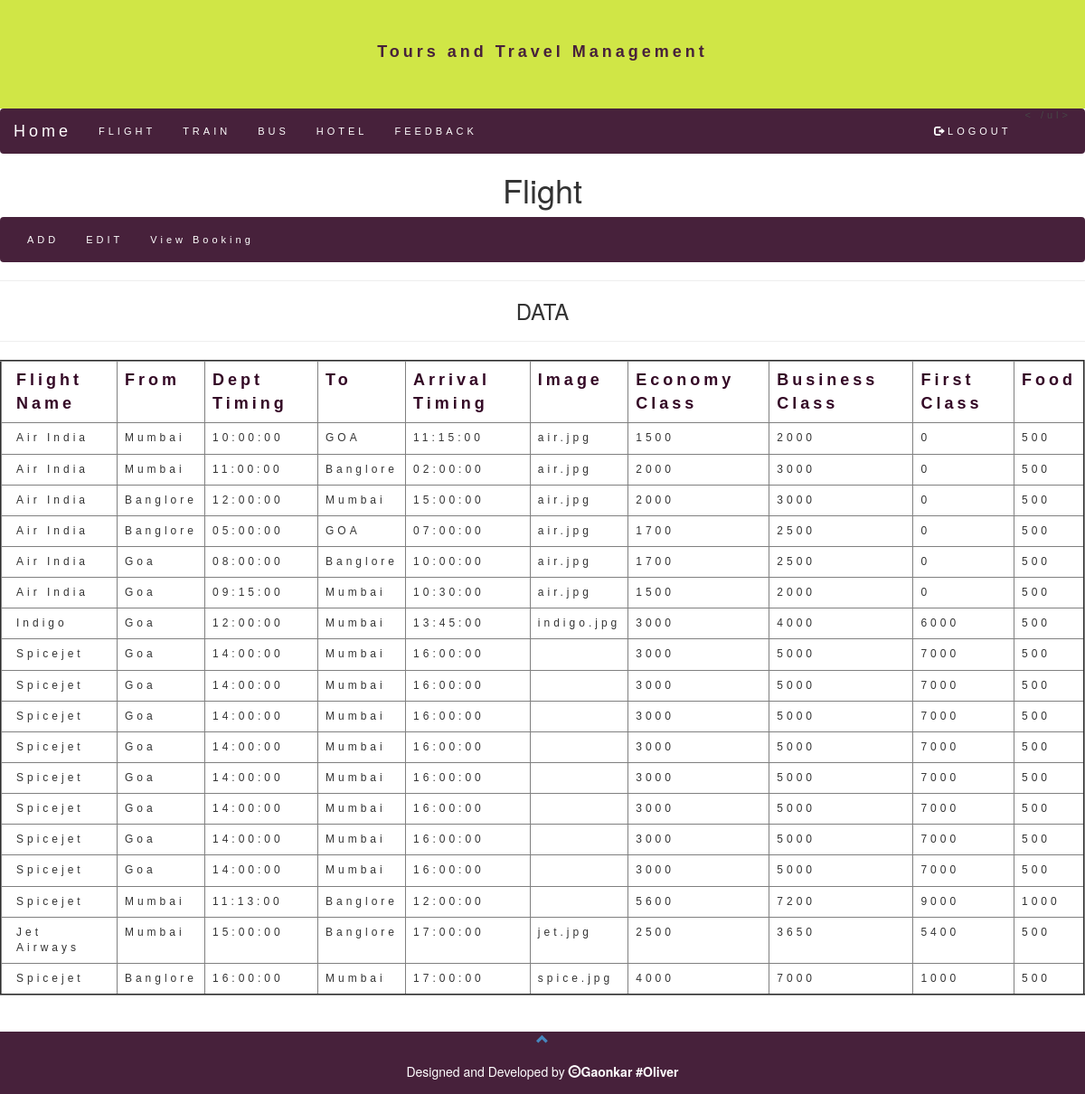
/admin/admineditFlight.php, run on the app's committed database.
### tables this page shows
CREATE TABLE IF NOT EXISTS `add_flight` (
  `FLIGHTNAME` varchar(100) NOT NULL,
  `AFROM` varchar(50) NOT NULL,
  `TAKEOFTIME` time DEFAULT NULL,
  `ATO` varchar(50) NOT NULL,
  `ARRIVALTIME` time DEFAULT NULL,
  `IMAGE` blob NOT NULL,
  `ECONOMY` int(100) DEFAULT NULL,
  `BUSINESS` int(100) DEFAULT NULL,
  `FIRSTCLASS` int(100) DEFAULT NULL,
  `FOOD` int(100) DEFAULT NULL
);

### admin/admineditFlight.php (the view, shortened to what this page needs)
<!DOCTYPE html PUBLIC "-//W3C//DTD HTML 4.01 Transitional//EN" "http://www.w3.org/TR/html4/loose.dtd">
<html>
<head lang="en">
		<link rel="stylesheet" href="https://maxcdn.bootstrapcdn.com/bootstrap/3.3.7/css/bootstrap.min.css">
	</head>
	<body>
		<div class="container-fluid text-center" style="height:120px; background-color:#CBE432; opacity:0.9;">
			<h1 id="mainHeading">Tours and Travel Management</h1>
		</div>
		<nav class="navbar navbar-inverse" data-spy="affix" data-offset-top="118" name="n1">
			<div class="container-fluid">
				<div class="navbar-header">
					<a class="navbar-brand" href="adminHome.php">Home</a>
				</div>
				<div class="collapse navbar-collapse" id="mainNavbar">
					<ul class="nav navbar-nav">
						<li><a href="adminaddFlight.php">FLIGHT</a></li>
						<li><a href="adminaddTrain.php">TRAIN</a></li>
						<li><a href="adminaddBus.php">BUS</a></li>
						<li><a href="adminaddHotel.php">HOTEL</a></li>
						<li><a href="adminFeedback.php">FEEDBACK</a></li>
					</ul>
					<ul class="nav navbar-nav navbar-right">
						<li><a href="logout.php"><span class="glyphicon glyphicon-log-out"></span>LOGOUT</a></li>
				<	/ul>
				</div>
			</div>
		</nav>
		<h1 align="center">Flight</h1>
		<nav class="navbar navbar-inverse" data-spy="affix" data-offset-top="118" name="n1">
			<div class="collapse navbar-collapse" id="mainNavbar">
				<ul class="nav navbar-nav">
					<li><a href="adminaddFlight.php">ADD</a></li>
					<li><a href="admineditFlight.php">EDIT</a></li>
					<li><a href="adminviewFlight.php">View Booking</a></li>
				</ul>
			</div>
		</nav>
		<hr>
		<h3 align="center">DATA</h3>
		<hr>
		<?php
			include ('C:\xampp\htdocs\tour\database\config.php');
			$sql = "SELECT * FROM ADD_FLIGHT";
			$result = $con->query($sql);
			if ($result->num_rows > 0) {
			echo '<table class="w3-table-all w3-xlarge" align="center" border="2">
					<tr id="mainHeading">
					<th>Flight Name</th>
					<th>From</th>
					<th>Dept Timing</th>
					<th>To</th>
					<th>Arrival Timing</th>
					<th>Image</th>
					<th>Economy Class</th>
					<th>Business Class</th>
					<th>First Class</th>
					<th>Food</th>
				</tr>';
				while($row = $result->fetch_assoc()) {
					echo "<tr id='data'>
						<td>".$row['FLIGHTNAME']."</td>
						<td>".$row['AFROM']."</td>
						<td>".$row['TAKEOFTIME']."</td>
						<td>".$row['ATO']."</td>
						<td>".$row['ARRIVALTIME']."</td>
						<td>".$row['IMAGE']."</td>
						<td>".$row['ECONOMY']."</td>
						<td>".$row['BUSINESS']."</td>
						<td>".$row['FIRSTCLASS']."</td>
						<td>".$row['FOOD']."</td>
					</tr>";
				}
				echo "</table>";
			} else {
				echo "0 results";
			}
	?>
		<br>
		<br>
		<footer class="text-center" id="footerID">
			<a href="admineditFlight.php" data-toggle="tooltip" title="TO TOP">
				<span class="glyphicon glyphicon-chevron-up"></span>
			</a><br><br>
			<p>Designed and Developed by  <span class="glyphicon glyphicon-copyright-mark"></span><b>Gaonkar #Oliver</b></p>
		</footer>
	</body>
</html>

### admin/admineditFlight.php (style rules this page uses)
.navbar { font-family:Montserrat, sans-serif; letter-spacing:4px; border:0; font-size:11px; opacity:0.9; background-color:#340926; font-color:red; margin-bottom:0px; z-index: 9999 !important; }
.navbar .navbar-brand { color:white; }
.navbar .collapse li a { color:white; }
body { position:relative; }
#mainHeading { color:#340926; padding-top:28px; letter-spacing:4px; font-family:Montserrat, sans-serif; font-weight:bolder; font-size:18px; }
#footerID { background-color:#340926; padding-bottom:5px; color:white; opacity:0.9; }
.w3-table td,.w3-table th,.w3-table-all td,.w3-table-all th { padding:8px 8px;display:table-cell;text-align:left;vertical-align:top }
.w3-table th:first-child,.w3-table td:first-child,.w3-table-all th:first-child,.w3-table-all td:first-child { padding-left:16px }
#data { padding-top:28px; letter-spacing:4px; font-family:Montserrat, sans-serif; font-size:12px; }

### data on the page
add_flight: FLIGHTNAME "Air India", AFROM "Mumbai", TAKEOFTIME "10:00:00", ATO "GOA", ARRIVALTIME "11:15:00", IMAGE "air.jpg", ECONOMY "1500", BUSINESS "2000", FIRSTCLASS "0", FOOD "500"
add_flight: FLIGHTNAME "Air India", AFROM "Mumbai", TAKEOFTIME "11:00:00", ATO "Banglore", ARRIVALTIME "02:00:00", IMAGE "air.jpg", ECONOMY "2000", BUSINESS "3000", FIRSTCLASS "0", FOOD "500"
add_flight: FLIGHTNAME "Air India", AFROM "Banglore", TAKEOFTIME "12:00:00", ATO "Mumbai", ARRIVALTIME "15:00:00", IMAGE "air.jpg", ECONOMY "2000", BUSINESS "3000", FIRSTCLASS "0", FOOD "500"
add_flight: FLIGHTNAME "Air India", AFROM "Banglore", TAKEOFTIME "05:00:00", ATO "GOA", ARRIVALTIME "07:00:00", IMAGE "air.jpg", ECONOMY "1700", BUSINESS "2500", FIRSTCLASS "0", FOOD "500"
add_flight: FLIGHTNAME "Air India", AFROM "Goa", TAKEOFTIME "08:00:00", ATO "Banglore", ARRIVALTIME "10:00:00", IMAGE "air.jpg", ECONOMY "1700", BUSINESS "2500", FIRSTCLASS "0", FOOD "500"
add_flight: FLIGHTNAME "Air India", AFROM "Goa", TAKEOFTIME "09:15:00", ATO "Mumbai", ARRIVALTIME "10:30:00", IMAGE "air.jpg", ECONOMY "1500", BUSINESS "2000", FIRSTCLASS "0", FOOD "500"
add_flight: FLIGHTNAME "Indigo", AFROM "Goa", TAKEOFTIME "12:00:00", ATO "Mumbai", ARRIVALTIME "13:45:00", IMAGE "indigo.jpg", ECONOMY "3000", BUSINESS "4000", FIRSTCLASS "6000", FOOD "500"
add_flight: FLIGHTNAME "Spicejet", AFROM "Goa", TAKEOFTIME "14:00:00", ATO "Mumbai", ARRIVALTIME "16:00:00", ECONOMY "3000", BUSINESS "5000", FIRSTCLASS "7000", FOOD "500"
add_flight: FLIGHTNAME "Spicejet", AFROM "Goa", TAKEOFTIME "14:00:00", ATO "Mumbai", ARRIVALTIME "16:00:00", ECONOMY "3000", BUSINESS "5000", FIRSTCLASS "7000", FOOD "500"
add_flight: FLIGHTNAME "Spicejet", AFROM "Goa", TAKEOFTIME "14:00:00", ATO "Mumbai", ARRIVALTIME "16:00:00", ECONOMY "3000", BUSINESS "5000", FIRSTCLASS "7000", FOOD "500"
add_flight: FLIGHTNAME "Spicejet", AFROM "Goa", TAKEOFTIME "14:00:00", ATO "Mumbai", ARRIVALTIME "16:00:00", ECONOMY "3000", BUSINESS "5000", FIRSTCLASS "7000", FOOD "500"
add_flight: FLIGHTNAME "Spicejet", AFROM "Goa", TAKEOFTIME "14:00:00", ATO "Mumbai", ARRIVALTIME "16:00:00", ECONOMY "3000", BUSINESS "5000", FIRSTCLASS "7000", FOOD "500"
add_flight: FLIGHTNAME "Spicejet", AFROM "Goa", TAKEOFTIME "14:00:00", ATO "Mumbai", ARRIVALTIME "16:00:00", ECONOMY "3000", BUSINESS "5000", FIRSTCLASS "7000", FOOD "500"
add_flight: FLIGHTNAME "Spicejet", AFROM "Goa", TAKEOFTIME "14:00:00", ATO "Mumbai", ARRIVALTIME "16:00:00", ECONOMY "3000", BUSINESS "5000", FIRSTCLASS "7000", FOOD "500"
add_flight: FLIGHTNAME "Spicejet", AFROM "Goa", TAKEOFTIME "14:00:00", ATO "Mumbai", ARRIVALTIME "16:00:00", ECONOMY "3000", BUSINESS "5000", FIRSTCLASS "7000", FOOD "500"
add_flight: FLIGHTNAME "Spicejet", AFROM "Mumbai", TAKEOFTIME "11:13:00", ATO "Banglore", ARRIVALTIME "12:00:00", ECONOMY "5600", BUSINESS "7200", FIRSTCLASS "9000", FOOD "1000"
add_flight: FLIGHTNAME "Jet Airways", AFROM "Mumbai", TAKEOFTIME "15:00:00", ATO "Banglore", ARRIVALTIME "17:00:00", IMAGE "jet.jpg", ECONOMY "2500", BUSINESS "3650", FIRSTCLASS "5400", FOOD "500"
add_flight: FLIGHTNAME "Spicejet", AFROM "Banglore", TAKEOFTIME "16:00:00", ATO "Mumbai", ARRIVALTIME "17:00:00", IMAGE "spice.jpg", ECONOMY "4000", BUSINESS "7000", FIRSTCLASS "1000", FOOD "500"
